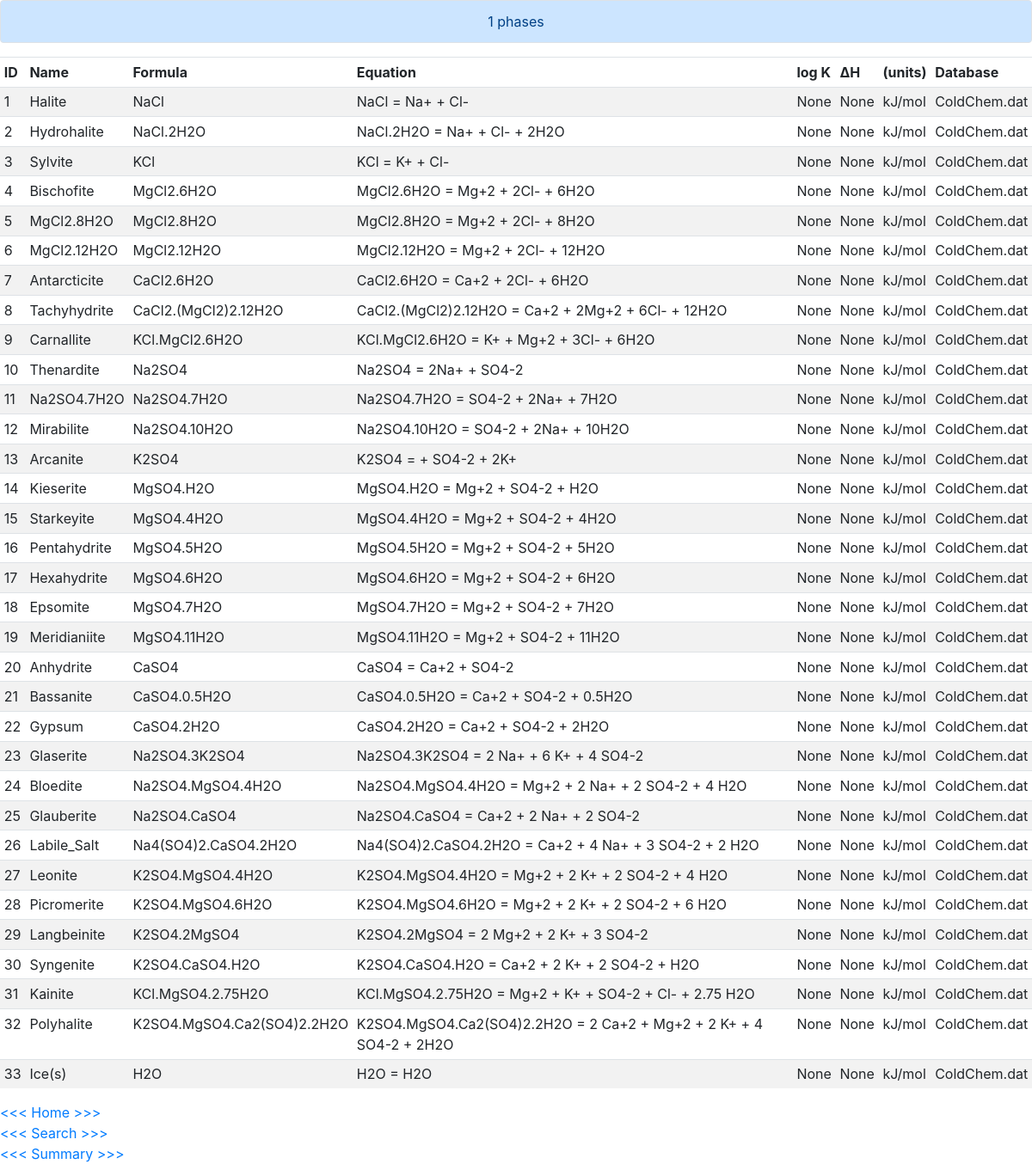
The app's page /details?id=1&type=phases with its own data.
### tables this page shows
CREATE TABLE phases (id INTEGER, name TEXT, equation TEXT, defined_phase TEXT, other_reactants TEXT, dissolved_products TEXT, log_k REAL, add_log_k_named_expression TEXT, add_log_k_coefficient REAL, delta_h REAL, delta_h_units TEXT DEFAULT [kJ/mol], analytic_1 REAL, analytic_2 REAL, analytic_3 REAL, analytic_4 REAL, analytic_5 REAL, analytic_6 REAL, Vm REAL DEFAULT 0, Vm_units TEXT DEFAULT [cm^3/mol], T_c REAL, P_c REAL, omega REAL, db_id INTEGER, PRIMARY KEY(id), FOREIGN KEY(db_id) REFERENCES db_meta(id));

CREATE TABLE db_meta (id INTEGER, name TEXT NOT NULL, solution_master_species INTEGER, solution_species INTEGER, phases INTEGER, PRIMARY KEY(id));

### application.py (the view, shortened to what this page needs)
@app.route("/details")
def details():
    db_id = flask.request.args.get("id")
    search_type = flask.request.args.get("type")
    if search_type == "solution_master_species":
        results = db.execute(
            "SELECT solution_master_species.id AS ID, element AS Element, master_species AS Species, primary_master_species AS 'Primary Master Species', secondary_master_species AS 'Secondary Master Species', alkalinity AS Alkalinity, element_gfw AS 'Gram Formula Weight', db_meta.name AS Database FROM solution_master_species JOIN db_meta ON solution_master_species.db_id = db_meta.id WHERE db_id = ?", db_id)
    elif search_type == "phases":
        results = db.execute(
                    "SELECT phases.id AS ID, phases.name AS Name, defined_phase AS Formula, equation AS Equation, log_k AS 'log K', delta_h AS 'ΔH', delta_h_units AS '(units)', db_meta.name AS Database FROM phases JOIN db_meta ON phases.db_id = db_meta.id WHERE db_id = ?", db_id)
    if search_type == "solution_master_species" or search_type == "solution_species":
        for i in range(len(results)):
            for old, new in [("0", "\u2716"), ("1", "\u2714")]:
                results[i]["Primary Master Species"] = str(results[i]["Primary Master Species"]).replace(old, new)
                results[i]["Secondary Master Species"] = str(results[i]["Secondary Master Species"]).replace(old, new)
    flask.flash(db_id + " " + search_type)
    return flask.render_template("results.html", results=results)

### templates/results.html
{% extends "layout.html" %}
{% block main %}
<div>
    <table class="table table-hover table-sm table-striped">
        <thead>
            {% for key in results[0] %}
                <td>{{ key }}</td>
            {% endfor %}
        </thead>
        <tbody>
            {% for result in results %}
                <tr>
                    {% for key, value in result.items() %}
                        <td>{{ value }}</td>
                    {% endfor %}
                </tr>
            {% endfor %}
        </tbody>
    </table>
</div>
<div>
    <a href="/">&lt;&lt;&lt; Home >>></a>
</div>
<div>
    <a href="/search">&lt;&lt;&lt; Search >>></a>
</div>
<div>
    <a href="/overview">&lt;&lt;&lt; Summary >>></a>
</div>
{% endblock %}

### static/styles.css (style rules this page uses)
thead { font-weight: bold; }

### records on screen
phases: result "1" "None" "None", name "Halite", defined_phase "NaCl", equation "NaCl = Na+ + Cl-", delta_h_units "kJ/mol", name "ColdChem.dat"
phases: result "2" "None" "None", name "Hydrohalite", defined_phase "NaCl.2H2O", equation "NaCl.2H2O = Na+ + Cl- + 2H2O", delta_h_units "kJ/mol", name "ColdChem.dat"
phases: result "3" "None" "None", name "Sylvite", defined_phase "KCl", equation "KCl = K+ + Cl-", delta_h_units "kJ/mol", name "ColdChem.dat"
phases: result "4" "None" "None", name "Bischofite", defined_phase "MgCl2.6H2O", equation "MgCl2.6H2O = Mg+2 + 2Cl- + 6H2O", delta_h_units "kJ/mol", name "ColdChem.dat"
phases: result "5" "None" "None", name "MgCl2.8H2O", defined_phase "MgCl2.8H2O", equation "MgCl2.8H2O = Mg+2 + 2Cl- + 8H2O", delta_h_units "kJ/mol", name "ColdChem.dat"
phases: result "6" "None" "None", name "MgCl2.12H2O", defined_phase "MgCl2.12H2O", equation "MgCl2.12H2O = Mg+2 + 2Cl- + 12H2O", delta_h_units "kJ/mol", name "ColdChem.dat"
phases: result "7" "None" "None", name "Antarcticite", defined_phase "CaCl2.6H2O", equation "CaCl2.6H2O = Ca+2 + 2Cl- + 6H2O", delta_h_units "kJ/mol", name "ColdChem.dat"
phases: result "8" "None" "None", name "Tachyhydrite", defined_phase "CaCl2.(MgCl2)2.12H2O", equation "CaCl2.(MgCl2)2.12H2O = Ca+2 + 2Mg+2 + 6Cl- + 12H2O", delta_h_units "kJ/mol", name "ColdChem.dat"
phases: result "9" "None" "None", name "Carnallite", defined_phase "KCl.MgCl2.6H2O", equation "KCl.MgCl2.6H2O = K+ + Mg+2 + 3Cl- + 6H2O", delta_h_units "kJ/mol", name "ColdChem.dat"
phases: result "10" "None" "None", name "Thenardite", defined_phase "Na2SO4", equation "Na2SO4 = 2Na+ + SO4-2", delta_h_units "kJ/mol", name "ColdChem.dat"
phases: result "11" "None" "None", name "Na2SO4.7H2O", defined_phase "Na2SO4.7H2O", equation "Na2SO4.7H2O = SO4-2 + 2Na+ + 7H2O", delta_h_units "kJ/mol", name "ColdChem.dat"
phases: result "12" "None" "None", name "Mirabilite", defined_phase "Na2SO4.10H2O", equation "Na2SO4.10H2O = SO4-2 + 2Na+ + 10H2O", delta_h_units "kJ/mol", name "ColdChem.dat"
phases: result "13" "None" "None", name "Arcanite", defined_phase "K2SO4", equation "K2SO4 = + SO4-2 + 2K+", delta_h_units "kJ/mol", name "ColdChem.dat"
phases: result "14" "None" "None", name "Kieserite", defined_phase "MgSO4.H2O", equation "MgSO4.H2O = Mg+2 + SO4-2 + H2O", delta_h_units "kJ/mol", name "ColdChem.dat"
phases: result "15" "None" "None", name "Starkeyite", defined_phase "MgSO4.4H2O", equation "MgSO4.4H2O = Mg+2 + SO4-2 + 4H2O", delta_h_units "kJ/mol", name "ColdChem.dat"
phases: result "16" "None" "None", name "Pentahydrite", defined_phase "MgSO4.5H2O", equation "MgSO4.5H2O = Mg+2 + SO4-2 + 5H2O", delta_h_units "kJ/mol", name "ColdChem.dat"
phases: result "17" "None" "None", name "Hexahydrite", defined_phase "MgSO4.6H2O", equation "MgSO4.6H2O = Mg+2 + SO4-2 + 6H2O", delta_h_units "kJ/mol", name "ColdChem.dat"
phases: result "18" "None" "None", name "Epsomite", defined_phase "MgSO4.7H2O", equation "MgSO4.7H2O = Mg+2 + SO4-2 + 7H2O", delta_h_units "kJ/mol", name "ColdChem.dat"
phases: result "19" "None" "None", name "Meridianiite", defined_phase "MgSO4.11H2O", equation "MgSO4.11H2O = Mg+2 + SO4-2 + 11H2O", delta_h_units "kJ/mol", name "ColdChem.dat"
phases: result "20" "None" "None", name "Anhydrite", defined_phase "CaSO4", equation "CaSO4 = Ca+2 + SO4-2", delta_h_units "kJ/mol", name "ColdChem.dat"
phases: result "21" "None" "None", name "Bassanite", defined_phase "CaSO4.0.5H2O", equation "CaSO4.0.5H2O = Ca+2 + SO4-2 + 0.5H2O", delta_h_units "kJ/mol", name "ColdChem.dat"
phases: result "22" "None" "None", name "Gypsum", defined_phase "CaSO4.2H2O", equation "CaSO4.2H2O = Ca+2 + SO4-2 + 2H2O", delta_h_units "kJ/mol", name "ColdChem.dat"
phases: result "23" "None" "None", name "Glaserite", defined_phase "Na2SO4.3K2SO4", equation "Na2SO4.3K2SO4 = 2 Na+ + 6 K+ + 4 SO4-2", delta_h_units "kJ/mol", name "ColdChem.dat"
phases: result "24" "None" "None", name "Bloedite", defined_phase "Na2SO4.MgSO4.4H2O", equation "Na2SO4.MgSO4.4H2O = Mg+2 + 2 Na+ + 2 SO4-2 + 4 H2O", delta_h_units "kJ/mol", name "ColdChem.dat"
phases: result "25" "None" "None", name "Glauberite", defined_phase "Na2SO4.CaSO4", equation "Na2SO4.CaSO4 = Ca+2 + 2 Na+ + 2 SO4-2", delta_h_units "kJ/mol", name "ColdChem.dat"
phases: result "26" "None" "None", name "Labile_Salt", defined_phase "Na4(SO4)2.CaSO4.2H2O", equation "Na4(SO4)2.CaSO4.2H2O = Ca+2 + 4 Na+ + 3 SO4-2 + 2 H2O", delta_h_units "kJ/mol", name "ColdChem.dat"
phases: result "27" "None" "None", name "Leonite", defined_phase "K2SO4.MgSO4.4H2O", equation "K2SO4.MgSO4.4H2O = Mg+2 + 2 K+ + 2 SO4-2 + 4 H2O", delta_h_units "kJ/mol", name "ColdChem.dat"
phases: result "28" "None" "None", name "Picromerite", defined_phase "K2SO4.MgSO4.6H2O", equation "K2SO4.MgSO4.6H2O = Mg+2 + 2 K+ + 2 SO4-2 + 6 H2O", delta_h_units "kJ/mol", name "ColdChem.dat"
phases: result "29" "None" "None", name "Langbeinite", defined_phase "K2SO4.2MgSO4", equation "K2SO4.2MgSO4 = 2 Mg+2 + 2 K+ + 3 SO4-2", delta_h_units "kJ/mol", name "ColdChem.dat"
phases: result "30" "None" "None", name "Syngenite", defined_phase "K2SO4.CaSO4.H2O", equation "K2SO4.CaSO4.H2O = Ca+2 + 2 K+ + 2 SO4-2 + H2O", delta_h_units "kJ/mol", name "ColdChem.dat"
phases: result "31" "None" "None", name "Kainite", defined_phase "KCl.MgSO4.2.75H2O", equation "KCl.MgSO4.2.75H2O = Mg+2 + K+ + SO4-2 + Cl- + 2.75 H2O", delta_h_units "kJ/mol", name "ColdChem.dat"
phases: result "32" "None" "None", name "Polyhalite", defined_phase "K2SO4.MgSO4.Ca2(SO4)2.2H2O", equation "K2SO4.MgSO4.Ca2(SO4)2.2H2O = 2 Ca+2 + Mg+2 + 2 K+ + 4 SO4-2 + 2H2O", delta_h_units "kJ/mol", name "ColdChem.dat"
phases: result "33" "None" "None", name "Ice(s)", defined_phase "H2O", equation "H2O = H2O", delta_h_units "kJ/mol", name "ColdChem.dat"

### other values on screen
{{ get_flashed_messages() | join(" ") }} "1 phases"
{{ key }} "ID" "Name" "Formula" "Equation" "log K" "ΔH" "(units)" "Database"
